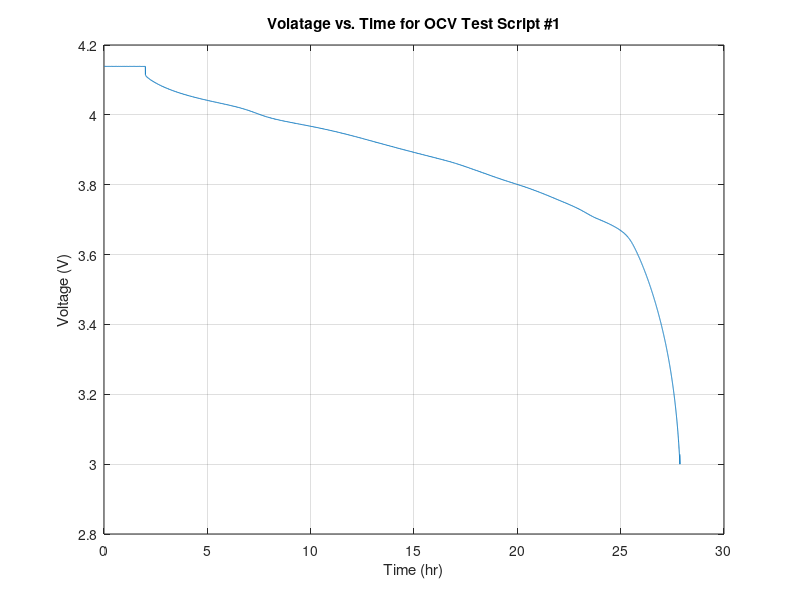
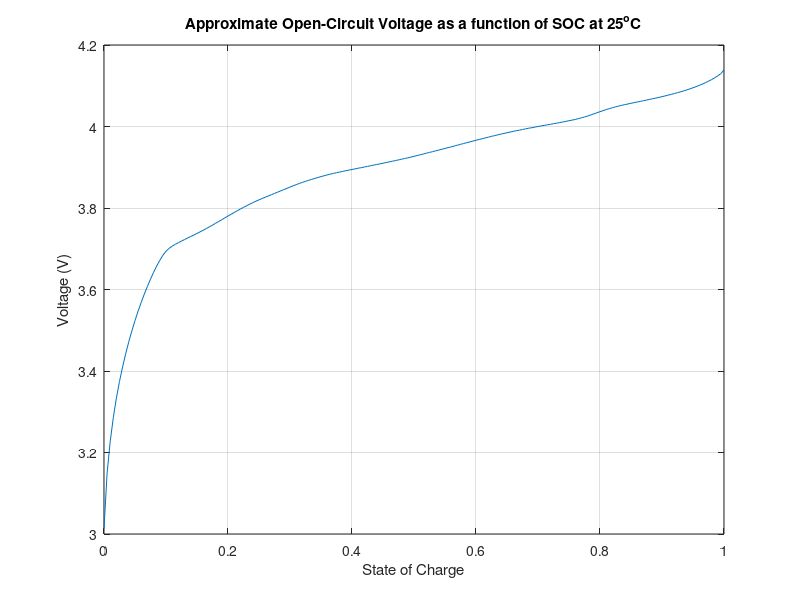

The MATLAB source for these figures, in order:
clc, clearvars, close all
% Compute an open-circuit voltage as a function of SOC based on test data

load E2_OCV_P25.mat; % OCV Test Script data for a 25 degC test

whos

% Plot voltage from script 1
figure(1)
plot(OCVData.script1.time/3600, OCVData.script1.voltage);
title('Volatage vs. Time for OCV Test Script #1')
xlabel('Time (hr)')
ylabel('Voltage (V)')
grid on

% Find coulombic efficiency at 25 degC (tot dis amp hour/tot chg amp hour)
totDisAh = OCVData.script1.disAh(end) + OCVData.script2.disAh(end) + ...
           OCVData.script3.disAh(end) + OCVData.script4.disAh(end);

totChgAh = OCVData.script1.chgAh(end) + OCVData.script2.chgAh(end) + ...
           OCVData.script3.chgAh(end) + OCVData.script4.chgAh(end);

eta25 = totDisAh/totChgAh

% Find total capacity (total dis/chg amp hour during stript 1 & 2)
Q25 = OCVData.script1.disAh(end) + OCVData.script2.disAh(end) - ...
      eta25*OCVData.script1.chgAh(end) - eta25*OCVData.script2.chgAh(end)

% Compute approx.OCV relationship at 25degC
SOC = 0:0.005:1;

% R0 estimate
indD = find(OCVData.script1.step == 2); % slow discharge
IR1Da = OCVData.script1.voltage(indD(1) - 1) - OCVData.script1.voltage(indD(1));
IR2Da = OCVData.script1.voltage(indD(end) + 1) - OCVData.script1.voltage(indD(end));

indC = find(OCVData.script3.step == 2); % slow charge
IR1Ca = OCVData.script3.voltage(indC(1)) - OCVData.script3.voltage(indC(1) - 1);
IR2Ca = OCVData.script3.voltage(indC(end)) - OCVData.script3.voltage(indC(end) + 1);

IR1D = min(IR1Da, 2*IR2Ca);
IR2D = min(IR2Da, 2*IR1Ca);
IR1C = min(IR1Ca, 2*IR2Da);
IR2C = min(IR2Ca, 2*IR1Da);

blend = (0:length(indD)-1)/(length(indD)-1);
IRblend = IR1D + (IR2D - IR1D)*blend(:);
disV = OCVData.script1.voltage(indD) + IRblend;
disZ = 1 - OCVData.script1.disAh(indD)/Q25;
disZ = disZ + (1 - disZ(1));

blend = (0:length(indC)-1)/(length(indC)-1);
IRblend = IR1C + (IR2C - IR1C)*blend(:);
chgV = OCVData.script3.voltage(indC) - IRblend;
chgZ = OCVData.script3.chgAh(indC)/Q25;
chgZ = chgZ - chgZ(1);

deltaV50 = interp1(chgZ, chgV, 0.5) - interp1(disZ, disV, 0.5);
ind = find(chgZ < 0.5);
vChg = chgV(ind) - chgZ(ind)*deltaV50;
zChg = chgZ(ind);
ind = find(disZ > 0.5);
vDis = flipud(disV(ind) + (1 - disZ(ind))*deltaV50);
zDis = flipud(disZ(ind));
rawOCV = interp1([zChg; zDis], [vChg; vDis], SOC, "linear", "extrap");

figure(2)
plot(SOC, rawOCV)
xlabel('State of Charge')
ylabel('Voltage (V)')
grid on
title('Approximate Open-Circuit Voltage as a function of SOC at 25^oC')



% test rawOCV 
testSOC = 0.25
OCV = interp1(SOC, rawOCV, testSOC)
